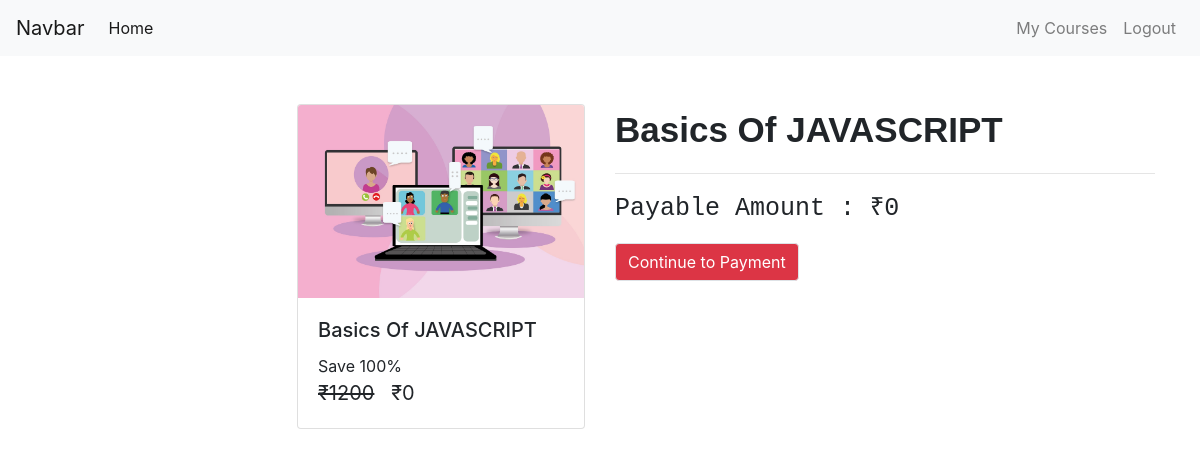
The app's page /check-out/JSCOURSE (signed in) with its own data.
### courses/models/course.py (models this page shows, shortened)
class Course(models.Model) :
    name = models.CharField(max_length = 50 , null = False)
    slug = models.CharField(max_length = 50 , null = False , unique = True)
    description = models.CharField(max_length = 200 , null = True)
    price = models.IntegerField(null=False , default=0)
    discount = models.IntegerField(null=False , default = 0)
    active = models.BooleanField(default = False)
    thumbnail = models.ImageField(upload_to = "files/thumbnail")
    date = models.DateTimeField(auto_now_add= True)
    resource = models.FileField(upload_to = "files/resource")
    length = models.IntegerField(null=False)

### courses/views/checkout.py (the view, shortened to what this page needs)
# urls.py: path('check-out/<str:slug>', checkout , name='check-out'),
def checkout(request , slug):
    course = Course.objects.get(slug  = slug)
    user = request.user
    action = request.GET.get('action')
    order = None
    payment = None
    error = None
    try:
        user_course = UserCourse.objects.get(user = user  , course = course)
        error = "You are Already Enrolled in this Course"
    except:
        pass
    amount=None
    if error is None :
        amount =  int((course.price - ( course.price * course.discount * 0.01 )) * 100)
    if amount==0:
        userCourse = UserCourse(user = user , course = course)
        userCourse.save()
        return redirect('my-courses')
    context = {
        "course" : course ,
        "order" : order,
        "payment" : payment,
        "user" : user ,
        "error" : error
    }
    return  render(request , template_name="courses/check_out.html" , context=context )

### courses/templatetags/course_custom_tags.py (called while the page is built)
@register.simple_tag
def cal_sellprice(price , discount):
    if discount is None or discount is 0:
        return price
    sellprice = price
    sellprice = price - ( price * discount * 0.01 )
    return math.floor(sellprice)

@register.filter
def rupee(price):
    return f'₹{price}'

### courses/templates/courses/check_out.html (shortened to what this page needs)
{% extends 'courses/base.html' %}
{% load course_custom_tags %}
{%block content%}
<div class="container">
    <br>
    <br>
    <div class="row ">
        <div class="col mr-auto ">
            <div class="card ml-auto" style="width: 18rem;">
                <img class="card-img-top" src="{{course.thumbnail.url}}" alt="Card image cap">
                <div class="card-body">
                    <h5 class="card-title">{{course.name}}</h5>
                    <p class="card-text m-0 p-0">
                        Save {{course.discount}}%
                        <br>
                        <span class="price">
                            <del>{{course.price|rupee}}</del>
                            <span>{% cal_sellprice course.price course.discount as value %} {{value|rupee}}</span>
                        </span>
                    </p>
                </div>
            </div>
        </div>
        <div class="col ">
            <div>
                <p class="display-5" >{{course.name}}</p>
                <hr>
                <p class="display-6">Payable Amount : <b>{% cal_sellprice course.price course.discount as value %}
                        {{value|rupee}}</b></p>
                <a class="btn btn-danger border" href="?action=create_payment">Continue to Payment</a>
            </div>
        </div>
    </div>
</div>
{%endblock%}

### courses/static/courses/css/common.css (style rules this page uses)
.price { font-size: 20px; }
.display-5 { font-size: 35px; font-weight: bolder; }
.display-6 { font-size: 30px; font-weight: 300; }

### courses/templates/courses/check_out.html (style rules this page uses)
.display-5 { font-size: 35px; font-family:Verdana, Geneva, Tahoma, sans-serif; }
.display-6 { font-size: 25px; font-family:monospace; }

### records on screen
Course: thumbnail (picture), name "Basics Of JAVASCRIPT", discount "100", price "₹1200"

### other values on screen
{{ value|rupee }} "₹0"
